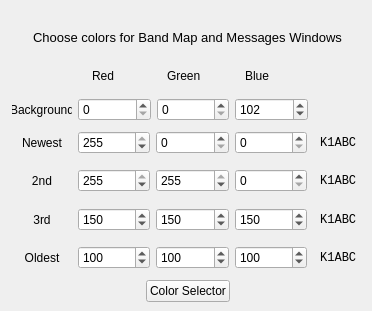
     <widget class="QWidget" name="tab_4">
      <attribute name="title">
       <string>Colors</string>
      </attribute>
      <widget class="QWidget" name="layoutWidget_5">
       <property name="geometry">
        <rect>
         <x>12</x>
         <y>21</y>
         <width>351</width>
         <height>281</height>
        </rect>
       </property>
       <layout class="QVBoxLayout" name="verticalLayout_10">
        <item>
         <widget class="QLabel" name="label_14">
          <property name="font">
           <font>
            <pointsize>10</pointsize>
           </font>
          </property>
          <property name="text">
           <string>Choose colors for Band Map and Messages Windows</string>
          </property>
          <property name="alignment">
           <set>Qt::AlignCenter</set>
          </property>
         </widget>
        </item>
        <item>
         <layout class="QHBoxLayout" name="horizontalLayout_17">
          <item>
           <spacer name="horizontalSpacer_17">
            <property name="orientation">
             <enum>Qt::Horizontal</enum>
            </property>
            <property name="sizeType">
             <enum>QSizePolicy::Fixed</enum>
            </property>
            <property name="sizeHint" stdset="0">
             <size>
              <width>80</width>
              <height>20</height>
             </size>
            </property>
           </spacer>
          </item>
          <item>
           <widget class="QLabel" name="label_20">
            <property name="text">
             <string>Red</string>
            </property>
           </widget>
          </item>
          <item>
           <spacer name="horizontalSpacer_19">
            <property name="orientation">
             <enum>Qt::Horizontal</enum>
            </property>
            <property name="sizeType">
             <enum>QSizePolicy::Fixed</enum>
            </property>
            <property name="sizeHint" stdset="0">
             <size>
              <width>31</width>
              <height>20</height>
             </size>
            </property>
           </spacer>
          </item>
          <item>
           <widget class="QLabel" name="label_21">
            <property name="text">
             <string>Green</string>
            </property>
           </widget>
          </item>
          <item>
           <spacer name="horizontalSpacer_20">
            <property name="orientation">
             <enum>Qt::Horizontal</enum>
            </property>
            <property name="sizeType">
             <enum>QSizePolicy::Fixed</enum>
            </property>
            <property name="sizeHint" stdset="0">
             <size>
              <width>34</width>
              <height>20</height>
             </size>
            </property>
           </spacer>
          </item>
          <item>
           <widget class="QLabel" name="label_22">
            <property name="text">
             <string>Blue</string>
            </property>
           </widget>
          </item>
          <item>
           <spacer name="horizontalSpacer_18">
            <property name="orientation">
             <enum>Qt::Horizontal</enum>
            </property>
            <property name="sizeType">
             <enum>QSizePolicy::Fixed</enum>
            </property>
            <property name="sizeHint" stdset="0">
             <size>
              <width>80</width>
              <height>20</height>
             </size>
            </property>
           </spacer>
          </item>
         </layout>
        </item>
        <item>
         <layout class="QHBoxLayout" name="horizontalLayout_11">
          <item>
           <widget class="QLabel" name="label_15">
            <property name="maximumSize">
             <size>
              <width>60</width>
              <height>16777215</height>
             </size>
            </property>
            <property name="text">
             <string>Background</string>
            </property>
            <property name="alignment">
             <set>Qt::AlignCenter</set>
            </property>
           </widget>
          </item>
          <item>
           <widget class="QSpinBox" name="sbBackgroundRed">
            <property name="maximum">
             <number>255</number>
            </property>
           </widget>
          </item>
          <item>
           <widget class="QSpinBox" name="sbBackgroundGreen">
            <property name="maximum">
             <number>255</number>
            </property>
           </widget>
          </item>
          <item>
           <widget class="QSpinBox" name="sbBackgroundBlue">
            <property name="maximum">
             <number>255</number>
            </property>
            <property name="value">
             <number>102</number>
            </property>
           </widget>
          </item>
          <item>
           <spacer name="horizontalSpacer_14">
            <property name="orientation">
             <enum>Qt::Horizontal</enum>
            </property>
            <property name="sizeType">
             <enum>QSizePolicy::Fixed</enum>
            </property>
            <property name="sizeHint" stdset="0">
             <size>
              <width>55</width>
              <height>20</height>
             </size>
            </property>
           </spacer>
          </item>
         </layout>
        </item>
        <item>
         <layout class="QHBoxLayout" name="horizontalLayout_12">
          <item>
           <widget class="QLabel" name="label_16">
            <property name="maximumSize">
             <size>
              <width>60</width>
              <height>16777215</height>
             </size>
            </property>
            <property name="text">
             <string>Newest</string>
            </property>
            <property name="alignment">
             <set>Qt::AlignCenter</set>
            </property>
           </widget>
          </item>
          <item>
           <widget class="QSpinBox" name="sbRed0">
            <property name="maximum">
             <number>255</number>
            </property>
            <property name="value">
             <number>255</number>
            </property>
           </widget>
          </item>
          <item>
           <widget class="QSpinBox" name="sbGreen0">
            <property name="maximum">
             <number>255</number>
            </property>
           </widget>
          </item>
          <item>
           <widget class="QSpinBox" name="sbBlue0">
            <property name="maximum">
             <number>255</number>
            </property>
           </widget>
          </item>
          <item>
           <widget class="QLabel" name="lab0">
            <property name="sizePolicy">
             <sizepolicy hsizetype="Fixed" vsizetype="Preferred">
              <horstretch>0</horstretch>
              <verstretch>0</verstretch>
             </sizepolicy>
            </property>
            <property name="maximumSize">
             <size>
              <width>50</width>
              <height>16777215</height>
             </size>
            </property>
            <property name="font">
             <font>
              <family>Courier New</family>
              <pointsize>9</pointsize>
             </font>
            </property>
            <property name="text">
             <string> K1ABC</string>
            </property>
           </widget>
          </item>
         </layout>
        </item>
        <item>
         <layout class="QHBoxLayout" name="horizontalLayout_13">
          <item>
           <widget class="QLabel" name="label_17">
            <property name="maximumSize">
             <size>
              <width>60</width>
              <height>16777215</height>
             </size>
            </property>
            <property name="text">
             <string>2nd</string>
            </property>
            <property name="alignment">
             <set>Qt::AlignCenter</set>
            </property>
           </widget>
          </item>
          <item>
           <widget class="QSpinBox" name="sbRed1">
            <property name="maximum">
             <number>255</number>
            </property>
            <property name="value">
             <number>255</number>
            </property>
           </widget>
          </item>
          <item>
           <widget class="QSpinBox" name="sbGreen1">
            <property name="maximum">
             <number>255</number>
            </property>
            <property name="value">
             <number>255</number>
            </property>
           </widget>
          </item>
          <item>
           <widget class="QSpinBox" name="sbBlue1">
            <property name="maximum">
             <number>255</number>
            </property>
           </widget>
          </item>
          <item>
           <widget class="QLabel" name="lab1">
            <property name="sizePolicy">
             <sizepolicy hsizetype="Fixed" vsizetype="Preferred">
              <horstretch>0</horstretch>
              <verstretch>0</verstretch>
             </sizepolicy>
            </property>
            <property name="maximumSize">
             <size>
              <width>50</width>
              <height>16777215</height>
             </size>
            </property>
            <property name="font">
             <font>
              <family>Courier New</family>
              <pointsize>9</pointsize>
             </font>
            </property>
            <property name="text">
             <string> K1ABC</string>
            </property>
           </widget>
          </item>
         </layout>
        </item>
        <item>
         <layout class="QHBoxLayout" name="horizontalLayout_14">
          <item>
           <widget class="QLabel" name="label_18">
            <property name="maximumSize">
             <size>
              <width>60</width>
              <height>16777215</height>
             </size>
            </property>
            <property name="text">
             <string>3rd</string>
            </property>
            <property name="alignment">
             <set>Qt::AlignCenter</set>
            </property>
           </widget>
          </item>
          <item>
           <widget class="QSpinBox" name="sbRed2">
            <property name="maximum">
             <number>255</number>
            </property>
            <property name="value">
             <number>150</number>
            </property>
           </widget>
          </item>
          <item>
           <widget class="QSpinBox" name="sbGreen2">
            <property name="maximum">
             <number>255</number>
            </property>
            <property name="value">
             <number>150</number>
            </property>
           </widget>
          </item>
          <item>
           <widget class="QSpinBox" name="sbBlue2">
            <property name="maximum">
             <number>255</number>
            </property>
            <property name="value">
             <number>150</number>
            </property>
           </widget>
          </item>
          <item>
           <widget class="QLabel" name="lab2">
            <property name="sizePolicy">
             <sizepolicy hsizetype="Fixed" vsizetype="Preferred">
              <horstretch>0</horstretch>
              <verstretch>0</verstretch>
             </sizepolicy>
            </property>
            <property name="maximumSize">
             <size>
              <width>50</width>
              <height>16777215</height>
             </size>
            </property>
            <property name="font">
             <font>
              <family>Courier New</family>
              <pointsize>9</pointsize>
             </font>
            </property>
            <property name="text">
             <string> K1ABC</string>
            </property>
           </widget>
          </item>
         </layout>
        </item>
        <item>
         <layout class="QHBoxLayout" name="horizontalLayout_15">
          <item>
           <widget class="QLabel" name="label_19">
            <property name="maximumSize">
             <size>
              <width>60</width>
              <height>16777215</height>
             </size>
            </property>
            <property name="text">
             <string>Oldest</string>
            </property>
            <property name="alignment">
             <set>Qt::AlignCenter</set>
            </property>
           </widget>
          </item>
          <item>
           <widget class="QSpinBox" name="sbRed3">
            <property name="maximum">
             <number>255</number>
            </property>
            <property name="value">
             <number>100</number>
            </property>
           </widget>
          </item>
          <item>
           <widget class="QSpinBox" name="sbGreen3">
            <property name="maximum">
             <number>255</number>
            </property>
            <property name="value">
             <number>100</number>
            </property>
           </widget>
          </item>
          <item>
           <widget class="QSpinBox" name="sbBlue3">
            <property name="maximum">
             <number>255</number>
            </property>
            <property name="value">
             <number>100</number>
            </property>
           </widget>
          </item>
          <item>
           <widget class="QLabel" name="lab3">
            <property name="sizePolicy">
             <sizepolicy hsizetype="Fixed" vsizetype="Preferred">
              <horstretch>0</horstretch>
              <verstretch>0</verstretch>
             </sizepolicy>
            </property>
            <property name="maximumSize">
             <size>
              <width>50</width>
              <height>16777215</height>
             </size>
            </property>
            <property name="font">
             <font>
              <family>Courier New</family>
              <pointsize>9</pointsize>
             </font>
            </property>
            <property name="text">
             <string> K1ABC</string>
            </property>
           </widget>
          </item>
         </layout>
        </item>
        <item>
         <layout class="QHBoxLayout" name="horizontalLayout_16">
          <item>
           <spacer name="horizontalSpacer_15">
            <property name="orientation">
             <enum>Qt::Horizontal</enum>
            </property>
            <property name="sizeHint" stdset="0">
             <size>
              <width>40</width>
              <height>20</height>
             </size>
            </property>
           </spacer>
          </item>
          <item>
           <widget class="QPushButton" name="pushButton_5">
            <property name="text">
             <string>Color Selector</string>
            </property>
           </widget>
          </item>
          <item>
           <spacer name="horizontalSpacer_16">
            <property name="orientation">
             <enum>Qt::Horizontal</enum>
            </property>
            <property name="sizeHint" stdset="0">
             <size>
              <width>40</width>
              <height>20</height>
             </size>
            </property>
           </spacer>
          </item>
         </layout>
        </item>
       </layout>
      </widget>
     </widget>
